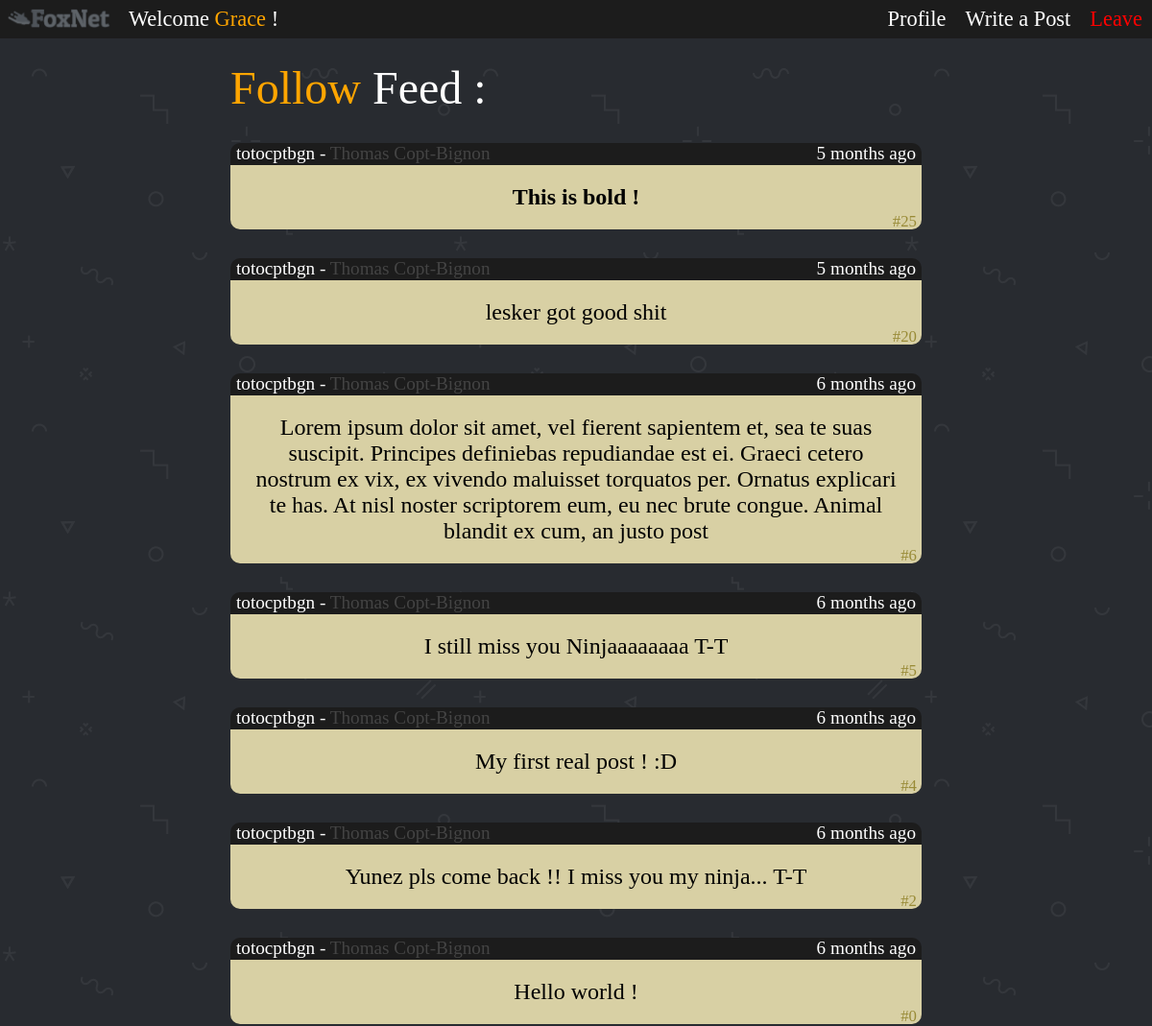
Screenshot of /FoxNet/feed.php?follow=true (signed in) with the database file from the repository.
### tables this page shows
CREATE TABLE `userdata` (
  `login` varchar(30) NOT NULL,
  `password` varchar(100) DEFAULT NULL,
  `firstName` varchar(30) DEFAULT NULL,
  `lastName` varchar(30) DEFAULT NULL,
  `birthdate` varchar(10) DEFAULT NULL
);

CREATE TABLE `posts` (
  `ID` int(4) NOT NULL,
  `author` varchar(20) NOT NULL,
  `date` varchar(16) NOT NULL,
  `content` varchar(300) NOT NULL
);

### FoxNet/feed.php (the view, shortened to what this page needs)
<?php
include_once 'functionFeed.php';
include_once 'connectDB.php';
$user = $_SESSION['user'];
if (isset($_GET['follow'])) {
  if ($_GET['follow'] = "true") {
    $followFeed = true;
  } else {
    $followFeed = false;
  }
} else {
  $followFeed = false;
}
?>
<!DOCTYPE html>
<html lang="en" dir="ltr">
  <head>
    <link rel="stylesheet" href="css/master.css">
    <link rel="stylesheet" href="css/feed.css">
  </head>
  <body>
    <div class="header">
        <img src="img/BannerFullGrey.png" class="header">
        <span id="headerTitle">Welcome  <span style="color:orange"><?php echo getFirstName($_SESSION["user"]).' '; ?></span> !</span>
        <a id="leave" href="disconnect.php">Leave</a>
        <a class="buttonHeader" href="addPost.php">Write a Post</a>
        <a class="buttonHeader" href="profil.php">Profile</a>
    </div>
<div class="feed">
<?php
  if ($followFeed) {
    echo '<a class="feedType" href="feed.php"><span style="color:orange">Follow</span> Feed :</a>';
    $req = "SELECT * FROM `posts`, `subs` WHERE `subscriber` = '$user' AND `author` = `target` ORDER BY `posts`.`ID` DESC;";
  } else {
    echo '<a class="feedType"  href="feed.php?follow=true"><span style="color:orange">Global</span> Feed :</a>';
    $req = "SELECT * FROM `posts` ORDER BY `posts`.`ID` DESC ";
  }
$resultat = mysqli_query($connec, $req);
  while ($ligne = mysqli_fetch_assoc($resultat)){
    echo '<div class="post">';
    echo '<div class="titlePost">';
    echo '<span class="author">'.'<a class="authorLogin" href="profil.php?user='.$ligne["author"].'">'.$ligne["author"].'</a>'.' - <span class="fullName">'.getFullName($ligne["author"]).'</span>'.'</span>';
    echo '<span class="date">'.postDate($ligne["date"]).'</span>';
    echo "</div>";
    echo '<div class="content">'.transformePost($ligne["content"]);
    echo '<span class="id">#'.$ligne["ID"].'</span>';
    echo '</div>';
    echo "</div>";
  }
?>
</div>
</body>
</html>

### FoxNet/functionFeed.php (shortened to what this page needs)
<?php
function getFullName($username){
  include 'connectDB.php';
  $req = "SELECT * FROM userdata WHERE login = '$username'";
  $resultat = mysqli_query($connec, $req);
  $ligne = mysqli_fetch_assoc($resultat);
  return $ligne["firstName"]." ".$ligne["lastName"];
}
function getFirstName($username){
  include 'connectDB.php';
  $req = "SELECT * FROM userdata WHERE login = '$username'";
  $resultat = mysqli_query($connec, $req);
  $ligne = mysqli_fetch_assoc($resultat);
  return $ligne["firstName"];
}
function pluriel($value){
  if ($value == 1 || $value == 0) {
    return "";
  } return "s";
}
function postDate($date){
  $year = substr($date, 0, 4);
  $month = substr($date, 5, 2);
  $day = substr($date, 8, 2);
  $hour = substr($date, 11, 2);
  $minute = substr($date, 14, 2);
  $currentDate = date("Y-m-d-H-i");
  $currentYear = substr($currentDate, 0, 4);
  $currentMonth = substr($currentDate, 5, 2);
  $currentDay = substr($currentDate, 8, 2);
  $currentHour = substr($currentDate, 11, 2);
  $currentMinute = substr($currentDate, 14, 2);
  $year = abs($currentYear - $year);
  $month = abs($currentMonth - $month);
  $day = abs($currentDay - $day);
  $hour = abs($currentHour - $hour);
  $minute = abs($currentMinute - $minute);
  if ($year == 0) {
    if ($month == 0) {
      if ($day == 0) {
        if ($hour == 0) {
          return $minute." minute".pluriel($minute)." ago";
        } else {
          return $hour." hour".pluriel($hour)." ago";
          }
      } else {
        return $day." day".pluriel($day)." ago";
        }
    } else {
      return $month." month".pluriel($month)." ago";
      }
  } else {
    return $year." year".pluriel($year)." ago";
    }
}
function transformePost($message){
  $firstChar = substr($message, 0, 1);
  $lastChar = substr($message,-1, 1);
  if ($lastChar == '*' && $firstChar == '*') {
    $message = substr($message,1, -1);
    return  '<span style="font-weight:bold" class="content">'.$message.'</span>';
  }
  return  '<span class="content">'.$message.'</span>';
}
?>

### FoxNet/css/master.css (style rules this page uses)
html { height: 100%; }
body { margin: 0; font-family: VT323; background-image: url(../img/footer-bg.png); background-position: 0px 0px; background-repeat: repeat-x-z; animation: animatedBackground 20s linear infinite; min-height: 100%; }
div.header { font-family: VT323; position: sticky; top: 0; height: 40px; width: 100%; background-color: #1c1c1c; z-index: 1000; }
img.header { width: 110px; margin: 7px; float: left; }
#headerTitle { float: left; display: block; color: white; text-align: center; padding: 7px 10px; font-size: 140%; }
#leave { box-sizing: border-box; height: 35px; float: right; display: block; color: red; text-align: center; padding: 7px 10px; text-decoration: none; font-size: 140%; }
.buttonHeader { box-sizing: border-box; float: right; display: block; color: white; text-align: center; padding: 7px 10px; text-decoration: none; font-size: 140%; }

### FoxNet/css/feed.css (style rules this page uses)
.feed { font-size: 150%; color: white; text-align: center; }
.feedType { display: block; font-size: 200%; text-align: left; padding-left: 20%; margin-top: 2%; text-decoration: none; color: white; }
div.post { background-color: #1c1c1c; border-radius: 10px; color: black; width: 60%; margin: auto; margin-top: 30px; margin-bottom: 30px; }
div.titlePost { height: 23px; padding: 0px 6px; }
div.content { background-color: #d8d0a4; border-radius: 0px 0px 10px 10px; }
span.content { padding: 20px; display: block; }
span.author { float: left; font-size: 80%; color: white; }
.authorLogin { text-decoration: none; color: white; }
span.fullName { color: #444444; }
span.date { float: right; font-size: 80%; color: white; }
span.id { font-size: 70%; color: #998b37; float: right; position: relative; bottom: 18px; right: 5px; }

### rows the page displays
userdata: firstName "Grace"
posts: author "totocptbgn", author.lastName "Thomas Copt-Bignon", date "5 months ago", content "This is bold !", ID "25"
posts: author "totocptbgn", author.lastName "Thomas Copt-Bignon", date "5 months ago", content "lesker got good shit", ID "20"
posts: author "totocptbgn", author.lastName "Thomas Copt-Bignon", date "6 months ago", content "Lorem ipsum dolor sit amet, vel fierent sapientem et, sea te suas suscipit. Principes definiebas repudiandae est ei. Graeci cetero nostrum ex vix, ex vivendo maluisset torquatos per. Ornatus explicari te has. At nisl noster scriptorem eum, eu nec brute congue. Animal blandit ex cum, an justo post", ID "6"
posts: author "totocptbgn", author.lastName "Thomas Copt-Bignon", date "6 months ago", content "I still miss you Ninjaaaaaaaa T-T", ID "5"
posts: author "totocptbgn", author.lastName "Thomas Copt-Bignon", date "6 months ago", content "My first real post ! :D", ID "4"
posts: author "totocptbgn", author.lastName "Thomas Copt-Bignon", date "6 months ago", content "Yunez pls come back !! I miss you my ninja... T-T", ID "2"
posts: author "totocptbgn", author.lastName "Thomas Copt-Bignon", date "6 months ago", content "Hello world !", ID "0"
